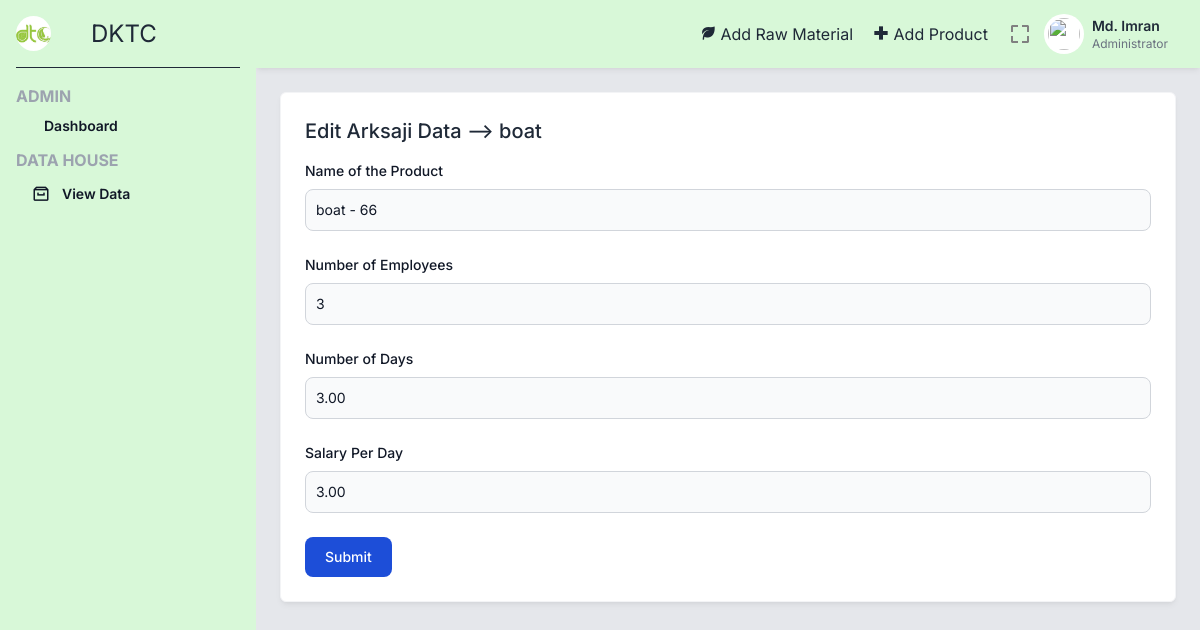
Page /editArk.php?id=8 (signed in) on the earlier database version.
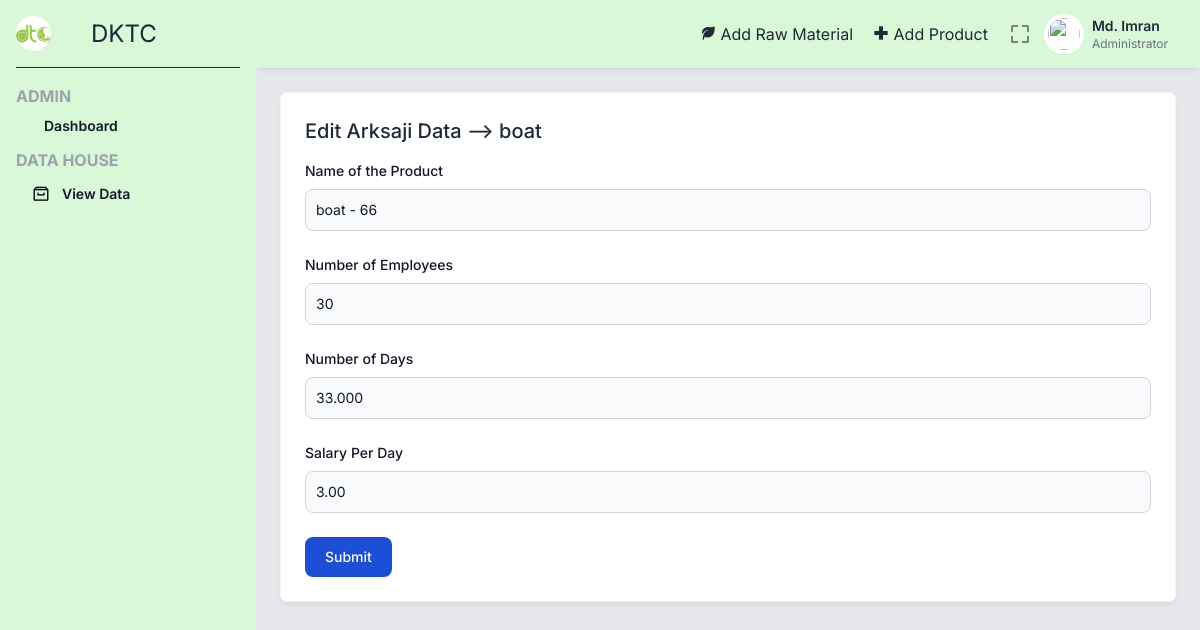
Same page on the later database version.
### tables this page shows
CREATE TABLE `arksaji` (
  `_id` int(5) NOT NULL,
  `pid` int(5) NOT NULL,
  `noe` int(3) NOT NULL,
  `nod` float(5,3) NOT NULL,
  `salPerDay` float(5,2) NOT NULL
);

### editArk.php (the view, shortened to what this page needs)
<?php
include 'includes/_topbar.php';
$idArk = $_GET['id'];
$sql = "SELECT * from arksaji where _id = $idArk";
$result = mysqli_query($conn, $sql);
while ($row = mysqli_fetch_assoc($result)) {
    $productId = $row['pid'];
    $sqlProduct = "SELECT name, type, sizes FROM product WHERE _id = $productId";
    $resultProd = mysqli_query($conn, $sqlProduct);
    while ($prodRow = mysqli_fetch_assoc($resultProd)) {
        $name = $prodRow['name'];
        $size = $prodRow['sizes'];
    }
    $noe = $row['noe'];
    $nod = $row['nod'];
    $salPerDay = $row['salPerDay'];
}
?>
<div class="p-6">
    <div class="grid grid-cols-1 lg:grid-cols-3 gap-6 mb-6">
        <div class="bg-white border border-gray-100 shadow-md shadow-black/5 p-6 rounded-md lg:col-span-3">
            <div class="flex justify-between mb-4 items-start">
                <div class="font-medium">
                    <h2 class="text-xl">
                        Edit Arksaji Data --> <?= $name ?>
                    </h2>
                </div>
            </div>
            <div>
                <form action="editArk.php?id=<?= $idArk ?>" method="post">
                    <div class="mb-6">
                        <label for="name" class="block mb-2 text-sm font-medium text-gray-900 dark:text-white">Name of the Product</label>
                        <input type="text" id="rate" name="name" class="bg-gray-50 border border-gray-300 text-gray-900 text-sm rounded-lg focus:ring-blue-500 focus:border-blue-500 block w-full p-2.5 dark:bg-gray-700 dark:border-gray-600 dark:placeholder-gray-400 dark:text-white dark:focus:ring-blue-500 dark:focus:border-blue-500" placeholder="123.00" value="<?= $name ?> - <?= $size?>" readonly />
                    </div>
                    <div class="mb-6">
                        <label for="noe" class="block mb-2 text-sm font-medium text-gray-900 dark:text-white">Number of Employees</label>
                        <input type="number" id="rate" name="noe" class="bg-gray-50 border border-gray-300 text-gray-900 text-sm rounded-lg focus:ring-blue-500 focus:border-blue-500 block w-full p-2.5 dark:bg-gray-700 dark:border-gray-600 dark:placeholder-gray-400 dark:text-white dark:focus:ring-blue-500 dark:focus:border-blue-500" placeholder="123.00" value=<?= $noe ?> required />
                    </div>
                    <div class="mb-6">
                        <label for="nod" class="block mb-2 text-sm font-medium text-gray-900 dark:text-white">Number of Days</label>
                        <input type="number" id="nod" name="nod" class="bg-gray-50 border border-gray-300 text-gray-900 text-sm rounded-lg focus:ring-blue-500 focus:border-blue-500 block w-full p-2.5 dark:bg-gray-700 dark:border-gray-600 dark:placeholder-gray-400 dark:text-white dark:focus:ring-blue-500 dark:focus:border-blue-500" placeholder="123.00" value=<?= $nod ?> required />
                    </div>
                    <div class="mb-6">
                        <label for="salPerDay" class="block mb-2 text-sm font-medium text-gray-900 dark:text-white">Salary Per Day</label>
                        <input type="number" id="salPerDay" name="salPerDay" class="bg-gray-50 border border-gray-300 text-gray-900 text-sm rounded-lg focus:ring-blue-500 focus:border-blue-500 block w-full p-2.5 dark:bg-gray-700 dark:border-gray-600 dark:placeholder-gray-400 dark:text-white dark:focus:ring-blue-500 dark:focus:border-blue-500" placeholder="123.00" value=<?= $salPerDay ?> required />
                    </div>
                    <button type="submit" class="text-white bg-blue-700 hover:bg-blue-800 focus:ring-4 focus:outline-none focus:ring-blue-300 font-medium rounded-lg text-sm w-full sm:w-auto px-5 py-2.5 text-center dark:bg-blue-600 dark:hover:bg-blue-700 dark:focus:ring-blue-800">Submit</button>
                </form>
            </div>
        </div>
    </div>
</div>
<?php include 'includes/_bottombar.php' ?>

Differences in the rows shown:
changed arksaji: noe "3" → "30"; nod "3.00" → "33.000"
